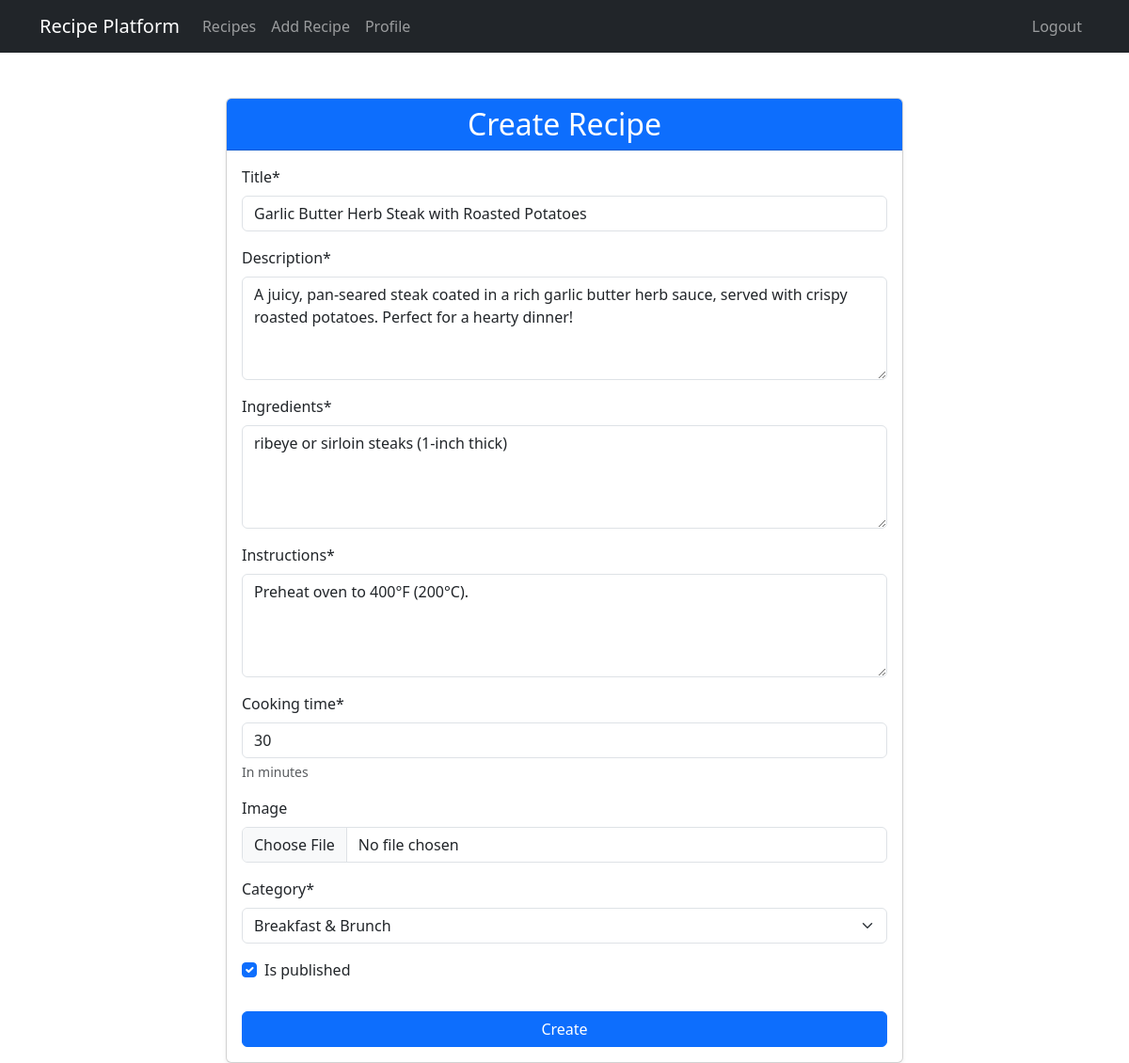
The page /recipe/3/edit/ (signed in) on the database its author committed.
### recipes/models.py (models this page shows, shortened)
class Recipe(models.Model):
    title = models.CharField(max_length=200)
    description = models.TextField()
    ingredients = models.TextField()
    instructions = models.TextField()
    cooking_time = models.PositiveIntegerField(help_text="In minutes")
    image = models.ImageField(upload_to='recipes/', blank=True)
    created_at = models.DateTimeField(auto_now_add=True)
    updated_at = models.DateTimeField(auto_now=True)
    author = models.ForeignKey(User, on_delete=models.CASCADE)
    category = models.ForeignKey(Category, on_delete=models.CASCADE, related_name='recipes')
    is_published = models.BooleanField(default=False)

### recipes/views.py (the view)
# urls.py: path('recipe/<int:pk>/edit/', views.RecipeUpdateView.as_view(), name='recipe-update'),
class RecipeUpdateView(LoginRequiredMixin, UserPassesTestMixin, UpdateView):
    model = Recipe
    form_class = RecipeForm
    template_name = 'recipes/recipe_form.html'
    def test_func(self):
        recipe = self.get_object()
        return self.request.user == recipe.author

### recipes/forms.py (shortened to what this page needs)
class RecipeForm(forms.ModelForm):
    class Meta:
        model = Recipe
        fields = ['title', 'description', 'ingredients', 'instructions',
                  'cooking_time', 'image', 'category', 'is_published']
        widgets = {
            'ingredients': forms.Textarea(attrs={'rows': 5}),
            'instructions': forms.Textarea(attrs={'rows': 8}),
            'description': forms.Textarea(attrs={'class': 'form-control', 'rows': 4}),
            'ingredients': forms.Textarea(attrs={'class': 'form-control', 'rows': 4}),
            'instructions': forms.Textarea(attrs={'class': 'form-control', 'rows': 4}),
            'category': forms.Select(attrs={'class': 'form-control'}),
            'image': forms.FileInput(attrs={'class': 'form-control'}),
        }

### recipes/models.py (called while the page is built)
    def __str__(self):
        return self.name

### recipes/templates/recipes/recipe_form.html (shortened to what this page needs)
{% extends 'recipes/base.html' %}
{% load crispy_forms_tags %}
{% block content %}
<div class="container mt-5">
    <div class="row justify-content-center">
        <div class="col-md-8">
            <div class="card shadow-sm">
                <div class="card-header bg-primary text-white text-center">
                    <h2 class="mb-0">{{ view.action|default:"Create" }} Recipe</h2>
                </div>
                <div class="card-body">
                    <form method="post" enctype="multipart/form-data">
                        {{ form|crispy }}
                        <button type="submit" class="btn btn-primary w-100 mt-3">
                            {{ view.action|default:"Create" }}
                        </button>
                    </form>
                </div>
            </div>
        </div>
    </div>
</div>
{% endblock %}

### rows shown on the page
Recipe: title "Garlic Butter Herb Steak with Roasted Potatoes", description "A juicy, pan-seared steak coated in a rich garlic butter herb sauce, served with crispy roasted potatoes. Perfect for a hearty dinner!", ingredients "ribeye or sirloin steaks (1-inch thick)", instructions "Preheat oven to 400°F (200°C).", cooking_time "30", category "Breakfast & Brunch", is_published "☑"

### other values the page prints
{{ view.action|default:"Create" }} "Create"
